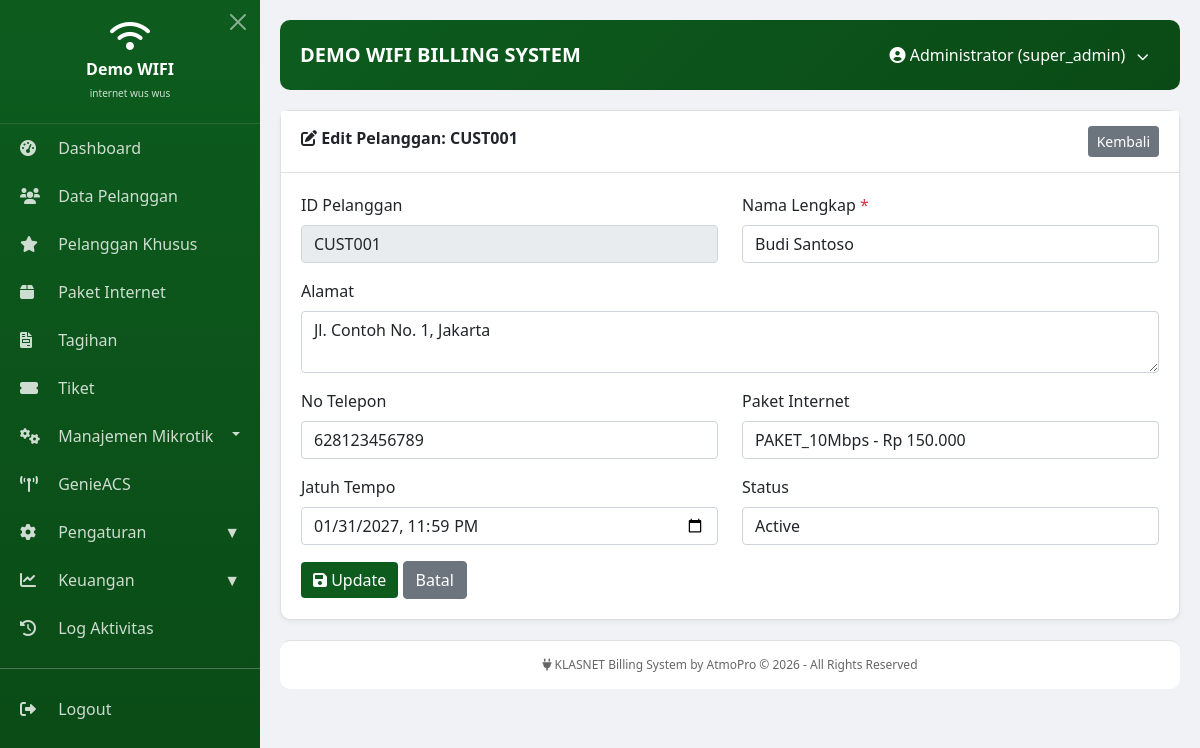
The app's page /modules/customers/edit.php?id=CUST001 (signed in) with its own data.
### tables this page shows
CREATE TABLE `pelanggan` (
  `id` int(11) NOT NULL AUTO_INCREMENT,
  `id_pelanggan` varchar(50) NOT NULL,
  `nama_lengkap` varchar(100) NOT NULL,
  `alamat` text DEFAULT NULL,
  `no_telepon` varchar(20) DEFAULT NULL,
  `paket_id` int(11) DEFAULT NULL,
  `diperpanjang` datetime DEFAULT NULL,
  `jatuh_tempo` datetime DEFAULT NULL,
  `status` enum('active','inactive','blocked') DEFAULT 'active',
  `tipe_pelanggan` enum('reguler','vip','fasum','nardi') DEFAULT 'reguler',
  `is_synced` tinyint(1) DEFAULT 0,
  `status_aktif` enum('aktif','on_progress') DEFAULT 'aktif',
  `created_at` timestamp NULL DEFAULT current_timestamp(),
  `updated_at` timestamp NULL DEFAULT current_timestamp() ON UPDATE current_timestamp(),
  `total_online_seconds` int(11) DEFAULT 0,
  `last_uptime` int(11) DEFAULT 0,
  `last_traffic` bigint(20) DEFAULT 0,
  `tgl_aktif` date DEFAULT NULL,
  `is_prorata` tinyint(1) DEFAULT 0,
  `is_online` int(11) DEFAULT 0,
  `serial_number` varchar(50) DEFAULT NULL,
  `password` varchar(255) DEFAULT NULL,
  `down_since` datetime DEFAULT NULL,
  `genieacs_device_id` varchar(100) DEFAULT NULL,
  PRIMARY KEY (`id`),
  UNIQUE KEY `id_pelanggan` (`id_pelanggan`),
  KEY `paket_id` (`paket_id`),
  CONSTRAINT `pelanggan_ibfk_1` FOREIGN KEY (`paket_id`) REFERENCES `paket_internet` (`id`) ON DELETE SET NULL
);

CREATE TABLE `paket_internet` (
  `id` int(11) NOT NULL AUTO_INCREMENT,
  `nama_paket` varchar(100) NOT NULL,
  `profil_ppp` varchar(100) DEFAULT NULL,
  `harga` decimal(15,2) NOT NULL,
  `router_id` int(11) DEFAULT NULL,
  `deskripsi` text DEFAULT NULL,
  `is_active` tinyint(1) DEFAULT 1,
  `created_at` timestamp NULL DEFAULT current_timestamp(),
  PRIMARY KEY (`id`),
  KEY `router_id` (`router_id`),
  CONSTRAINT `paket_internet_ibfk_1` FOREIGN KEY (`router_id`) REFERENCES `routers` (`id`) ON DELETE SET NULL
);

### modules/customers/edit.php (the view, shortened to what this page needs)
<?php
include '../../includes/header.php';
$id_pelanggan = $_GET['id'] ?? '';
try {
$pdo = Database::getInstance()->getConnection();
    $stmt = $pdo->prepare("SELECT * FROM pelanggan WHERE id_pelanggan = ?");
    $stmt->execute([$id_pelanggan]);
    $customer = $stmt->fetch();
    $stmt = $pdo->query("SELECT id, nama_paket, harga FROM paket_internet WHERE is_active = 1 ORDER BY harga ASC");
    $packages = $stmt->fetchAll();
} catch(PDOException $e) {
    $error = "Error: " . $e->getMessage();
}
?>
<div class="card">
    <div class="card-header">
        <i class="fas fa-edit"></i> Edit Pelanggan: <?= htmlspecialchars($customer['id_pelanggan']) ?>
        <a href="index.php" class="btn btn-secondary btn-sm float-end">Kembali</a>
    </div>
    <div class="card-body">
        <form method="POST">
            <div class="row">
                <div class="col-md-6 mb-3">
                    <label class="form-label">ID Pelanggan</label>
                    <input type="text" class="form-control" value="<?= htmlspecialchars($customer['id_pelanggan']) ?>" readonly disabled>
                </div>
                <div class="col-md-6 mb-3">
                    <label class="form-label">Nama Lengkap <span class="text-danger">*</span></label>
                    <input type="text" name="nama_lengkap" class="form-control" value="<?= htmlspecialchars($customer['nama_lengkap']) ?>" required>
                </div>
                <div class="col-md-12 mb-3">
                    <label class="form-label">Alamat</label>
                    <textarea name="alamat" class="form-control" rows="2"><?= htmlspecialchars($customer['alamat']) ?></textarea>
                </div>
                <div class="col-md-6 mb-3">
                    <label class="form-label">No Telepon</label>
                    <input type="text" name="no_telepon" class="form-control" value="<?= htmlspecialchars($customer['no_telepon']) ?>">
                </div>
                <div class="col-md-6 mb-3">
                    <label class="form-label">Paket Internet</label>
                    <select name="paket_id" class="form-control">
                        <?php foreach ($packages as $pkg): ?>
                            <option value="<?= $pkg['id'] ?>" <?= ($customer['paket_id'] == $pkg['id']) ? 'selected' : '' ?>>
                                <?= htmlspecialchars($pkg['nama_paket']) ?> - Rp <?= number_format($pkg['harga'], 0, ',', '.') ?>
                            </option>
                        <?php endforeach; ?>
                    </select>
                </div>
                <div class="col-md-6 mb-3">
                    <label class="form-label">Jatuh Tempo</label>
                    <input type="datetime-local" name="jatuh_tempo" class="form-control" value="<?= $customer['jatuh_tempo'] ? date('Y-m-d\TH:i', strtotime($customer['jatuh_tempo'])) : '' ?>">
                </div>
                <div class="col-md-6 mb-3">
                    <label class="form-label">Status</label>
                    <select name="status" class="form-control">
                        <option value="active" <?= $customer['status'] == 'active' ? 'selected' : '' ?>>Active</option>
                    </select>
                </div>
            </div>
            <button type="submit" class="btn btn-primary"><i class="fas fa-save"></i> Update</button>
            <a href="index.php" class="btn btn-secondary">Batal</a>
        </form>
    </div>
</div>
<?php include '../../includes/footer.php'; ?>

### includes/header.php (style rules this page uses)
* { margin: 0; padding: 0; box-sizing: border-box; }
body { font-family: 'Segoe UI', sans-serif; background: #f0f2f5; }
.card { background: white; border-radius: 10px; margin-bottom: 20px; box-shadow: 0 2px 5px rgba(0,0,0,0.05); }
.card-header { background: white; border-bottom: 1px solid #e0e0e0; padding: 15px 20px; font-weight: 600; }
.card-body { padding: 20px; }
.btn-primary { background: #0d5c1e; border: none; }

### records on screen
pelanggan: id_pelanggan "CUST001", nama_lengkap "Budi Santoso", alamat "Jl. Contoh No. 1, Jakarta", no_telepon "628123456789", paket_id "PAKET_10Mbps - Rp 150.000", jatuh_tempo "01/31/2027 23:59", status "Active"

### other values on screen
$company_name "Demo WIFI"
$company_tagline "internet wus wus"
$company_name "DEMO WIFI"
$_SESSION['user_name'] "Administrator"
$_SESSION['user_role'] "super_admin"
